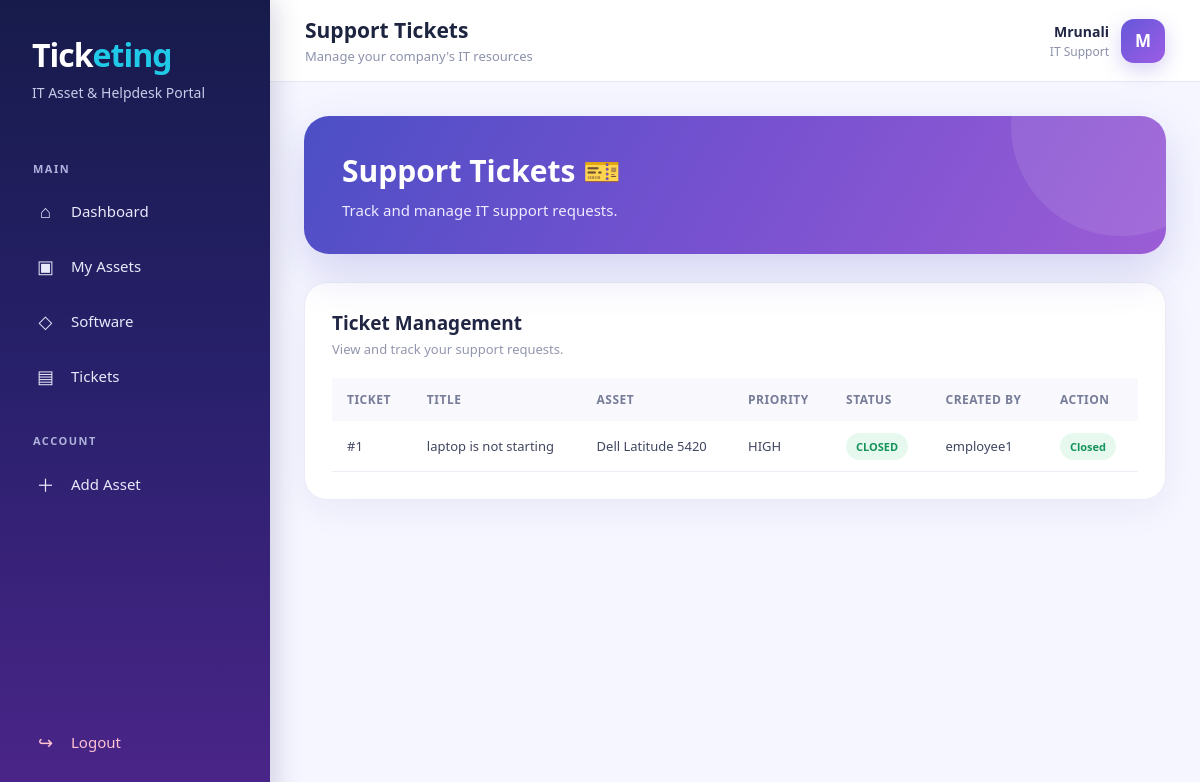
Screenshot of /tickets/ (signed in) with the database file from the repository.
### helpdesk/models.py (models this page shows, shortened)
class Ticket(models.Model):
    PRIORITY_CHOICES = [
        ('LOW', 'Low'),
        ('MEDIUM', 'Medium'),
        ('HIGH', 'High'),
        ('URGENT', 'Urgent'),
    ]
    CATEGORY_CHOICES = [
        ('HARDWARE', 'Hardware'),
        ('SOFTWARE', 'Software'),
        ('NETWORK', 'Network'),
        ('OTHER', 'Other'),
    ]
    STATUS_CHOICES = [
        ('OPEN', 'Open'),
        ('IN_PROGRESS', 'In Progress'),
        ('RESOLVED', 'Resolved'),
        ('CLOSED', 'Closed'),
    ]
    title = models.CharField(max_length=200)
    description = models.TextField()
    created_by = models.ForeignKey(
        User,
        on_delete=models.CASCADE,
        related_name='tickets'
    )
    asset = models.ForeignKey(
        HardwareAsset,
        on_delete=models.SET_NULL,
        null=True,
        blank=True,
        related_name='tickets'
    )
    priority = models.CharField(
        max_length=20,
        choices=PRIORITY_CHOICES,
        default='MEDIUM'
    )
    category = models.CharField(
        max_length=20,
        choices=CATEGORY_CHOICES,
        default='OTHER'
    )
    status = models.CharField(
        max_length=20,
        choices=STATUS_CHOICES,
        default='OPEN'
    )
    created_at = models.DateTimeField(
        auto_now_add=True
    )
    updated_at = models.DateTimeField(
        auto_now=True
    )

class HardwareAsset(models.Model):
    ASSET_TYPES = [
        ('Laptop', 'Laptop'),
        ('Desktop', 'Desktop'),
        ('Monitor', 'Monitor'),
        ('Keyboard', 'Keyboard'),
        ('Mouse', 'Mouse'),
        ('Other', 'Other'),
    ]
    asset_name = models.CharField(max_length=100)
    asset_type = models.CharField(
        max_length=50,
        choices=ASSET_TYPES
    )
    serial_number = models.CharField(
        max_length=100,
        unique=True
    )
    assigned_to = models.ForeignKey(
        User,
        on_delete=models.SET_NULL,
        null=True,
        blank=True,
        related_name='hardware_assets'
    )
    purchase_date = models.DateField(
        null=True,
        blank=True
    )
    is_active = models.BooleanField(default=True)

### helpdesk/views.py (the view)
@login_required
def tickets(request):
    if request.user.is_staff:
        ticket_list = Ticket.objects.all().order_by('-id')
    else:
        ticket_list = Ticket.objects.filter(
            created_by=request.user
        ).order_by('-id')
    return render(
        request,
        'helpdesk/tickets.html',
        {
            'tickets': ticket_list
        }
    )

### helpdesk/templates/helpdesk/tickets.html (shortened to what this page needs)
{% extends 'helpdesk/base.html' %}
{% block page_heading %}
Support Tickets
{% endblock %}
{% block content %}
<section class="hero">
    <h1>
        Support Tickets 🎫
    </h1>
    <p>
        Track and manage IT support requests.
    </p>
</section>
<section class="section-card">
    <div class="section-header">
        <div>
            <h2>
                Ticket Management
            </h2>
            <p>
                View and track your support requests.
            </p>
        </div>
    </div>
    {% if tickets %}
    <div class="table-wrapper">
        <table>
            <thead>
                <tr>
                    <th>
                        Ticket
                    </th>
                    <th>
                        Title
                    </th>
                    <th>
                        Asset
                    </th>
                    <th>
                        Priority
                    </th>
                    <th>
                        Status
                    </th>
                    <th>
                        Created By
                    </th>
                    {% if user.is_staff %}
                    <th>
                        Action
                    </th>
                    {% endif %}
                </tr>
            </thead>
            <tbody>
                {% for ticket in tickets %}
                <tr>
                    <td>
                        #{{ ticket.id }}
                    </td>
                    <td>
                        {{ ticket.title }}
                    </td>
                    <td>
                        {% if ticket.asset %}
                            {{ ticket.asset.asset_name }}
                        {% else %}
                            -
                        {% endif %}
                    </td>
                    <td>
                        {{ ticket.priority }}
                    </td>
                    <td>
                        <span class="status status-active">
                            {{ ticket.status }}
                        </span>
                    </td>
                    <td>
                        {{ ticket.created_by.username }}
                    </td>
                    {% if user.is_staff %}
                    <td>
                        {% if ticket.status == 'OPEN' %}
                        <form method="post"
                              action="{% url 'update_ticket_status' ticket.id %}">
                            {% csrf_token %}
                            <input type="hidden"
                                   name="status"
                                   value="IN_PROGRESS">
                            <button class="btn btn-primary"
                                    type="submit">
                                Start
                            </button>
                        </form>
                        {% else %}
                            <span class="status status-active">
                                Closed
                            </span>
                        {% endif %}
                    </td>
                    {% endif %}
                </tr>
                {% endfor %}
            </tbody>
        </table>
    </div>
    {% endif %}
</section>
{% endblock %}

### helpdesk/templates/helpdesk/base.html (shortened to what this page needs)
{% load static %}
<!DOCTYPE html>
<html lang="en">
<head>
</head>
<body>
<div class="app-container">
    <aside class="sidebar">
        <div class="logo">
            <h1>
                Tick<span>eting</span>
            </h1>
            <p>
                IT Asset & Helpdesk Portal
            </p>
        </div>
        <div class="nav-section">
            <div class="nav-title">
                MAIN
            </div>
            <a href="{% url 'dashboard' %}"
               class="nav-link">
                <span class="nav-icon">⌂</span>
                <span>Dashboard</span>
            </a>
            <a href="{% url 'assets' %}"
               class="nav-link">
                <span class="nav-icon">▣</span>
                <span>My Assets</span>
            </a>
            <a href="{% url 'licenses' %}"
               class="nav-link">
                <span class="nav-icon">◇</span>
                <span>Software</span>
            </a>
            <a href="{% url 'tickets' %}"
               class="nav-link">
                <span class="nav-icon">▤</span>
                <span>Tickets</span>
            </a>
        </div>
        <div class="nav-section">
            <div class="nav-title">
                ACCOUNT
            </div>
            {% if user.is_staff %}
            <a href="{% url 'add_asset' %}"
               class="nav-link">
                <span class="nav-icon">＋</span>
                <span>Add Asset</span>
            </a>
            {% else %}
            <a href="{% url 'create_ticket' %}"
               class="nav-link">
                <span class="nav-icon">＋</span>
                <span>Raise Ticket</span>
            </a>
            {% endif %}
        </div>
        <div class="sidebar-bottom">
            <a href="{% url 'logout' %}"
               class="nav-link logout-link">
                <span class="nav-icon">↪</span>
                <span>Logout</span>
            </a>
        </div>
    </aside>
    <main class="main-content">
        <header class="topbar">
            <div class="topbar-title">
                <h2>
                    {% block page_heading %}{% endblock %}
                </h2>
                <p>
                    Manage your company's IT resources
                </p>
            </div>
            <div class="user-area">
                <div class="user-info">
                    <div class="user-name">
                        {{ request.user.get_full_name|default:request.user.username }}
                    </div>
                    <div class="user-role">
                        {% if request.user.is_staff %}
                            IT Support
                        {% else %}
                            Employee
                        {% endif %}
                    </div>
                </div>
                <div class="avatar">
                    {{ request.user.username|first|upper }}
                </div>
            </div>
        </header>
        <div class="page-content">
            {% block content %}
            {% endblock %}
        </div>
    </main>
</div>
</body>
</html>

### helpdesk/templates/helpdesk/base.html (style rules this page uses)
* { margin: 0; padding: 0; box-sizing: border-box; }
body { font-family: "Segoe UI", Arial, sans-serif; background: #f5f6ff; color: #1d2440; min-height: 100vh; }
.app-container { display: flex; min-height: 100vh; }
.sidebar { width: 270px; min-height: 100vh; background: linear-gradient( 180deg, #171b4b 0%, #27206a 45%, #4b258a 100% ); color: white; position: fixed; left: 0; top: 0; bottom: 0; display: flex; flex-direction: column; padding: 28px 18px; box-shadow: 5px 0 25px rgba(35, 30, 90, 0.18); z-index: 1000; }
.logo { padding: 5px 14px 32px; }
.logo h1 { font-size: 32px; font-weight: 800; letter-spacing: -1px; }
.logo h1 span { color: #21c9e8; }
.logo p { margin-top: 7px; font-size: 14px; color: #c7c9e8; }
.nav-section { margin-top: 12px; }
.nav-title { font-size: 11px; font-weight: 700; letter-spacing: 1.5px; color: #aeb2dc; padding: 0 15px; margin: 15px 0 10px; }
.nav-link { display: flex; align-items: center; gap: 13px; padding: 13px 15px; margin: 5px 0; border-radius: 12px; color: #e8e9fa; text-decoration: none; font-size: 15px; font-weight: 500; transition: all 0.25s ease; }
.nav-icon { width: 25px; text-align: center; font-size: 18px; }
.sidebar-bottom { margin-top: auto; }
.logout-link { color: #ffc3d2; }
.main-content { margin-left: 270px; width: calc(100% - 270px); min-height: 100vh; }
.topbar { height: 82px; background: rgba(255,255,255,0.94); border-bottom: 1px solid #e7e8f5; display: flex; align-items: center; justify-content: space-between; padding: 0 35px; position: sticky; top: 0; z-index: 500; backdrop-filter: blur(10px); }
.topbar-title h2 { font-size: 21px; font-weight: 700; color: #1d2440; }
.topbar-title p { margin-top: 3px; color: #8d92ac; font-size: 13px; }
.user-area { display: flex; align-items: center; gap: 12px; }
.user-info { text-align: right; }
.user-name { font-size: 14px; font-weight: 700; color: #202643; }
.user-role { font-size: 12px; color: #8c91aa; margin-top: 2px; }
.avatar { width: 44px; height: 44px; border-radius: 13px; background: linear-gradient( 135deg, #6657d9, #9b5de5 ); color: white; display: flex; align-items: center; justify-content: center; font-size: 17px; font-weight: 700; box-shadow: 0 7px 20px rgba(100, 75, 210, 0.25); }
.page-content { padding: 34px; max-width: 1500px; margin: auto; }
.hero { position: relative; overflow: hidden; background: linear-gradient( 120deg, #4c4fc5, #7751d0, #9b5dd5 ); border-radius: 25px; padding: 34px 38px; color: white; margin-bottom: 28px; box-shadow: 0 18px 45px rgba(82, 70, 190, 0.20); }
.hero::after { content: ""; position: absolute; width: 220px; height: 220px; border-radius: 50%; right: -65px; top: -100px; background: rgba(255,255,255,0.09); }
.hero h1 { font-size: 30px; font-weight: 800; position: relative; z-index: 2; }
.hero p { margin-top: 9px; color: #eeeaff; font-size: 15px; position: relative; z-index: 2; }
.section-card { background: white; border: 1px solid #ebecf7; border-radius: 23px; padding: 27px; box-shadow: 0 10px 35px rgba(36, 37, 95, 0.06); margin-bottom: 25px; }
.section-header { display: flex; align-items: center; justify-content: space-between; margin-bottom: 20px; }
.section-header h2 { font-size: 19px; font-weight: 750; color: #202643; }
.section-header p { margin-top: 4px; color: #9296ad; font-size: 13px; }
.status { padding: 6px 10px; border-radius: 20px; font-size: 11px; font-weight: 700; }
.status-active { background: #e7f9ef; color: #15935a; }
.table-wrapper { overflow-x: auto; }
table { width: 100%; border-collapse: collapse; }
th { text-align: left; padding: 13px 15px; background: #f8f8fd; color: #777c98; font-size: 12px; text-transform: uppercase; letter-spacing: 0.5px; }
td { padding: 16px 15px; border-bottom: 1px solid #eeeeF6; color: #414661; font-size: 13px; }

### rows the page displays
Ticket: id "1", title "laptop is not starting", asset.asset_name "Dell Latitude 5420", priority "HIGH", status "CLOSED", created_by.username "employee1", shows "Closed"

### other values shown
{{ request.user.get_full_name|default:request.user.username }} "Mrunali"
{{ request.user.username|first|upper }} "M"
